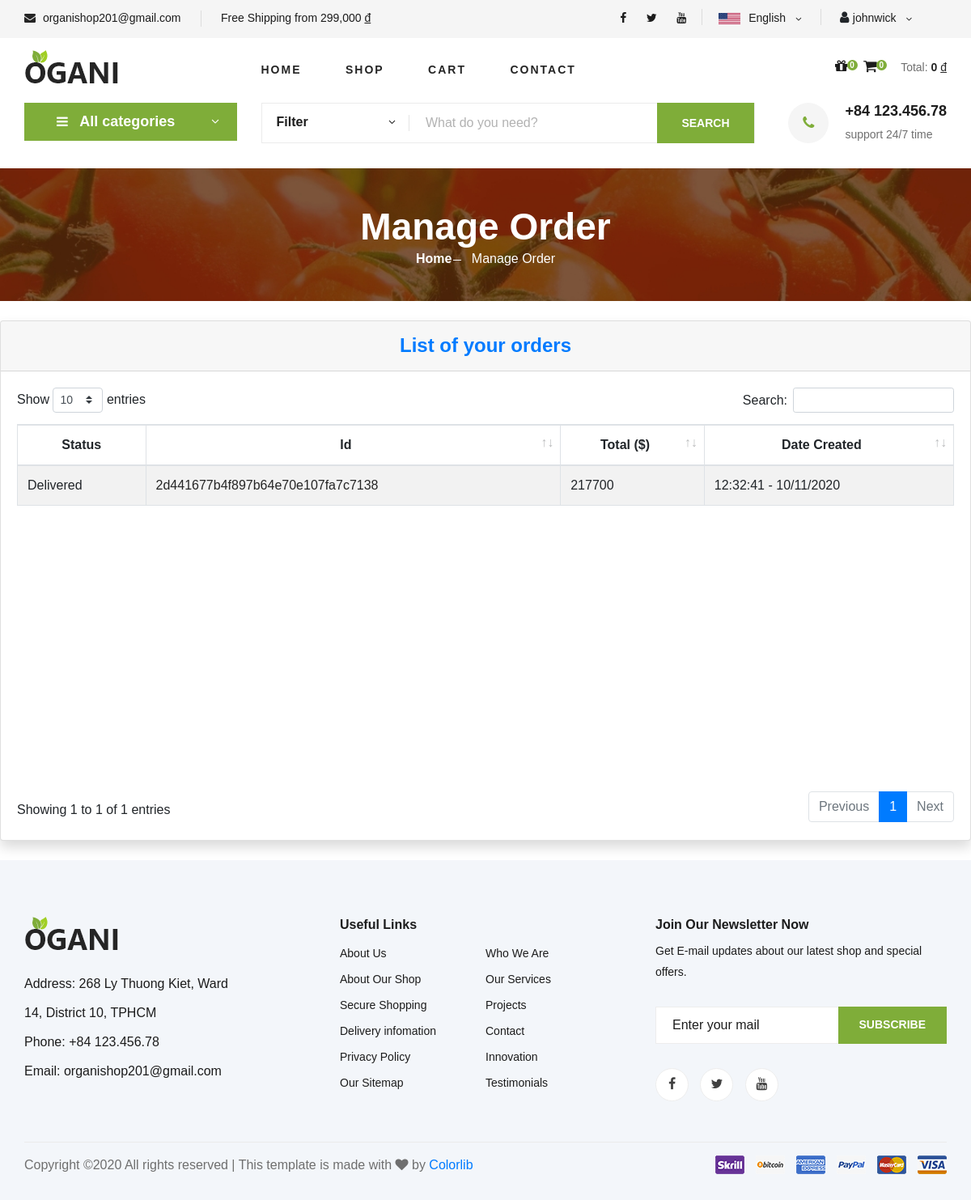
The page /manageorder (signed in) on the database as committed earlier.
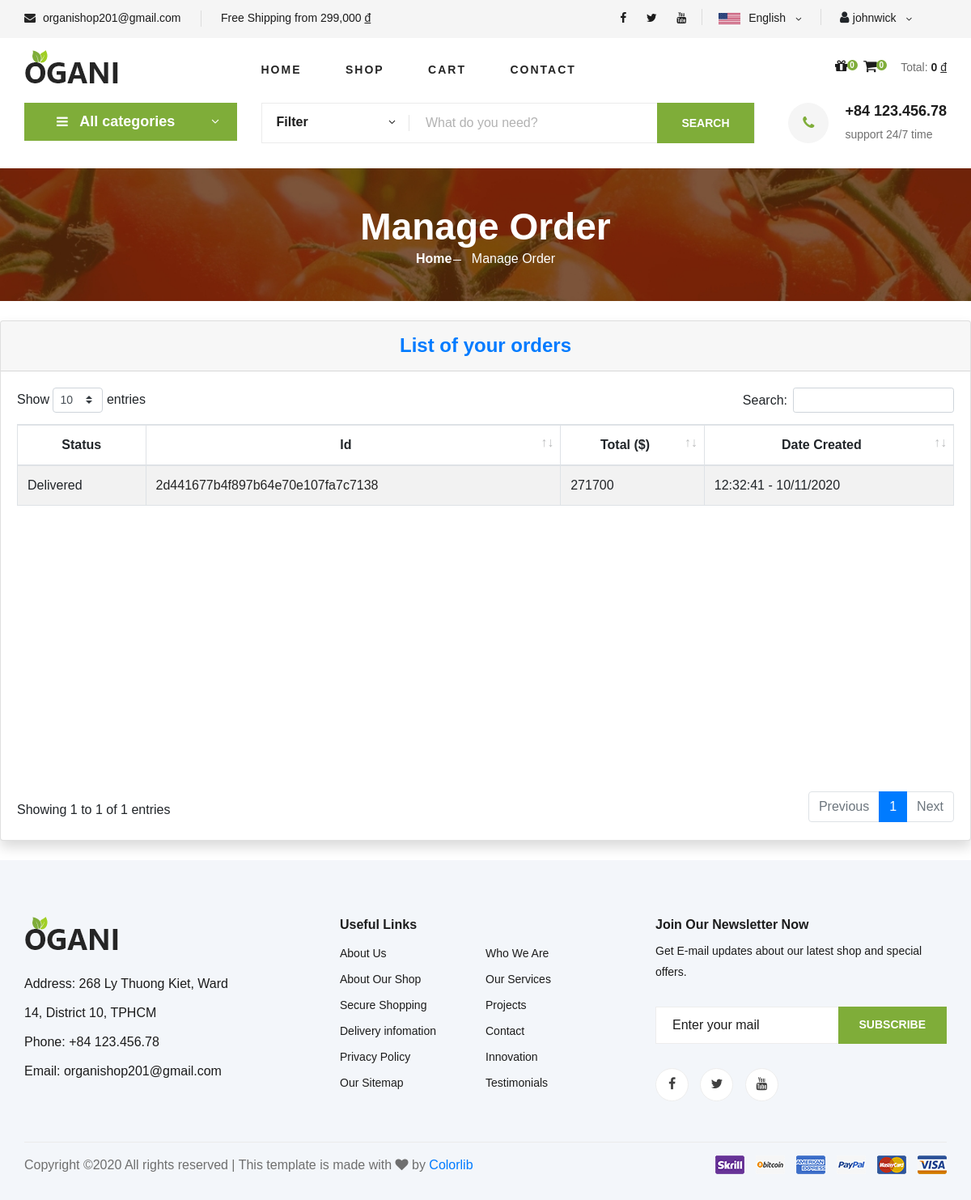
The same page on the database as committed later.
### tables this page shows
CREATE TABLE `order_user` (
  `id_order` varchar(100) NOT NULL,
  `fname_user_order` varchar(100) NOT NULL,
  `lname_user_order` varchar(100) NOT NULL,
  `address_user_order` varchar(500) NOT NULL,
  `phone_user_order` varchar(100) NOT NULL,
  `email_user_order` varchar(100) NOT NULL,
  `username_user_order` varchar(100) DEFAULT NULL,
  `note_order` varchar(500) DEFAULT NULL,
  `shipping_order` int(10) NOT NULL,
  `free_shipping` varchar(50) NOT NULL,
  `coupon_order` int(10) DEFAULT NULL,
  `total_order` int(10) NOT NULL,
  `date_order` datetime NOT NULL,
  `date_confirmed` datetime DEFAULT NULL,
  `date_prepared` datetime DEFAULT NULL,
  `date_delivered` datetime DEFAULT NULL,
  `date_request` datetime DEFAULT NULL,
  `date_confirm_request` datetime DEFAULT NULL,
  `date_returned` datetime DEFAULT NULL,
  `payment_order` varchar(10) DEFAULT NULL,
  `paid_order` tinyint(1) NOT NULL,
  `status_order` varchar(100) NOT NULL DEFAULT 'Not Confirmed',
  `tracking_order` varchar(50) DEFAULT NULL
);

### mvc/core/Controller.php (called while the page is built, shortened)
<?php
class Controller{
    final public function view($view, $data = []){
        require_once "./mvc/views/".$view.".php";
    }
}
?>

### mvc/controllers/Manageorder.php (called while the page is built, shortened)
<?php
class Manageorder extends Controller{
    protected $item_object;
    protected $category_object;
    protected $order_object;
    final public function __construct(){
        $this->item_object = $this->model("Item");
        $this->category_object = $this->model("Category");
        $this->order_object = $this->model("Order");
    }
    public function action(){
        $num_orders = 0;
        $username = '';
        if(isset($_SESSION['username'])){
            $username = $_SESSION['username'];
            $num_orders = $this->order_object->get_num_orders($username);
        }
        $arr_cookie = [];
        ksort($arr_cookie);
        $this->view("Master1", array(
            "page"=>"manageorder",
            "total"=>$this->item_object->get_total(),
            "num_orders"=>$num_orders,
            "category_list"=>$this->category_object->get_all_categories(),
            "order_list"=>$this->order_object->get_order_user($username),
            "item_cart_list"=>$this->item_object->get_item_list($arr_cookie)
        ));
    }
}
?>

### mvc/core/App.php (called while the page is built, shortened)
<?php
class App{
    protected $action = "Action";
    final public function __construct(){
        $arr = $this->url_process();
        if(isset($arr[0])){
            if(file_exists("./mvc/controllers/".$arr[0].".php")){
                unset($arr[0]);
            }
        }
        $this->controller = new $this->controller();
        $this->params = $arr?array_values($arr):[];
        call_user_func_array([$this->controller, $this->action], $this->params);
    }
    final public function url_process(){
        if (isset($_GET["url"])){
            return explode("/", trim($_GET["url"]));
        }
    }
}
?>

### index.php (called while the page is built, shortened)
<?php
$app = new App();
?>

### mvc/core/Database.php (called while the page is built, shortened)
<?php
class Database{
    protected $conn;
    protected $servername = "localhost";
    protected $username = "root";
    protected $password = "";
    protected $dbname = "tmdt";
    final public function __construct(){
        $this->conn = mysqli_connect($this->servername, $this->username, $this->password);
        mysqli_select_db($this->conn, $this->dbname);
        mysqli_query($this->conn, "SET NAMES 'utf-8'");
    }
    public function query_return_arr($sql){
        $array_result = array();
        $sql_result = mysqli_query($this->conn, $sql);
        if($sql_result){
            while($row = mysqli_fetch_assoc($sql_result)){
                $array_result[] = $row;
            }
        }
        return json_encode($array_result);
    }
}
?>

### mvc/models/Order.php (called while the page is built, shortened)
<?php
class Order extends Database{
    public function get_order_user($username){
        $sql = "SELECT * FROM order_user WHERE username_user_order='".$username."';";
        return $this->query_return_arr($sql);
    }
}
?>

### mvc/views/Master1.php (the view, shortened to what the changed rows need)
<!DOCTYPE html>
<html lang="zxx">
    <head>
        <link rel="stylesheet" href="/tmdt_201/public/master1/css/google-font.css" type="text/css">
        <link rel="stylesheet" href="/tmdt_201/public/master1/css/bootstrap.min.css" type="text/css">
        <link rel="stylesheet" href="/tmdt_201/public/master1/css/font-awesome.min.css" type="text/css">
        <link rel="stylesheet" href="/tmdt_201/public/master1/css/elegant-icons.css" type="text/css">
        <link rel="stylesheet" href="/tmdt_201/public/master1/css/nice-select.css" type="text/css">
        <link rel="stylesheet" href="/tmdt_201/public/master1/css/jquery-ui.min.css" type="text/css">
        <link rel="stylesheet" href="/tmdt_201/public/master1/css/owl.carousel.min.css" type="text/css">
        <link rel="stylesheet" href="/tmdt_201/public/master1/css/slicknav.min.css" type="text/css">
        <link rel="stylesheet" href="/tmdt_201/public/master1/css/dataTables.bootstrap.min.css" type="text/css">
        <link rel="stylesheet" href="/tmdt_201/public/master1/css/style.css" type="text/css">
    </head>
    <body>
        <?php
        require_once "./mvc/views/pages/".$data["page"].".php";
        ?>
    </body>
</html>

### mvc/views/pages/manageorder.php (shortened to what the changed rows need)
<section class="breadcrumb-section set-bg" data-setbg="/tmdt_201/public/master1/images/breadcrumb.jpg">
    <div class="container">
        <div class="row">
            <div class="col-lg-12 text-center">
                <div class="breadcrumb__text">
                    <h2>Manage Order</h2>
                </div>
            </div>
        </div>
    </div>
</section>
<div class="card shadow my-4">
    <div class="card-body">
        <div class="table-responsive">
            <table class="table table-bordered table-striped table-hover text-nowrap" id="dataTable" width="100%" cellspacing="0">
                <thead>
                    <tr class="text-center">
                        <th>Status</th>
                        <th>Id</th>
                        <th>Total ($)</th>
                        <th>Date Created</th>
                    </tr>
                </thead>
                <tbody>
                    <?php $order_list = json_decode($data['order_list']);
                    $size_list = count($order_list);
                    for($row = 0; $row < $size_list; $row++){
                    ?>
                    <tr>
                        <td class="align-middle"><?php echo $order_list[$row]->status_order;?></td>
                        <td class="align-middle">
                            <a class="item-cart" href="/tmdt_201/manageorder/detail/<?php echo $order_list[$row]->id_order;?>">
                                <?php echo $order_list[$row]->id_order;?>
                            </a>
                        </td>
                        <td class="align-middle"><?php echo $order_list[$row]->total_order;?></td>
                        <td class="align-middle"><?php echo date_format(date_create($order_list[$row]->date_order), 'H:i:s \- d/m/Y');?></td>
                    </tr>
                    <?php }?>
                </tbody>
            </table>
        </div>
    </div>
</div>

Rows that differ between the two databases and show on the page:
changed order_user "Delivered": total_order "217700" → "271700"
